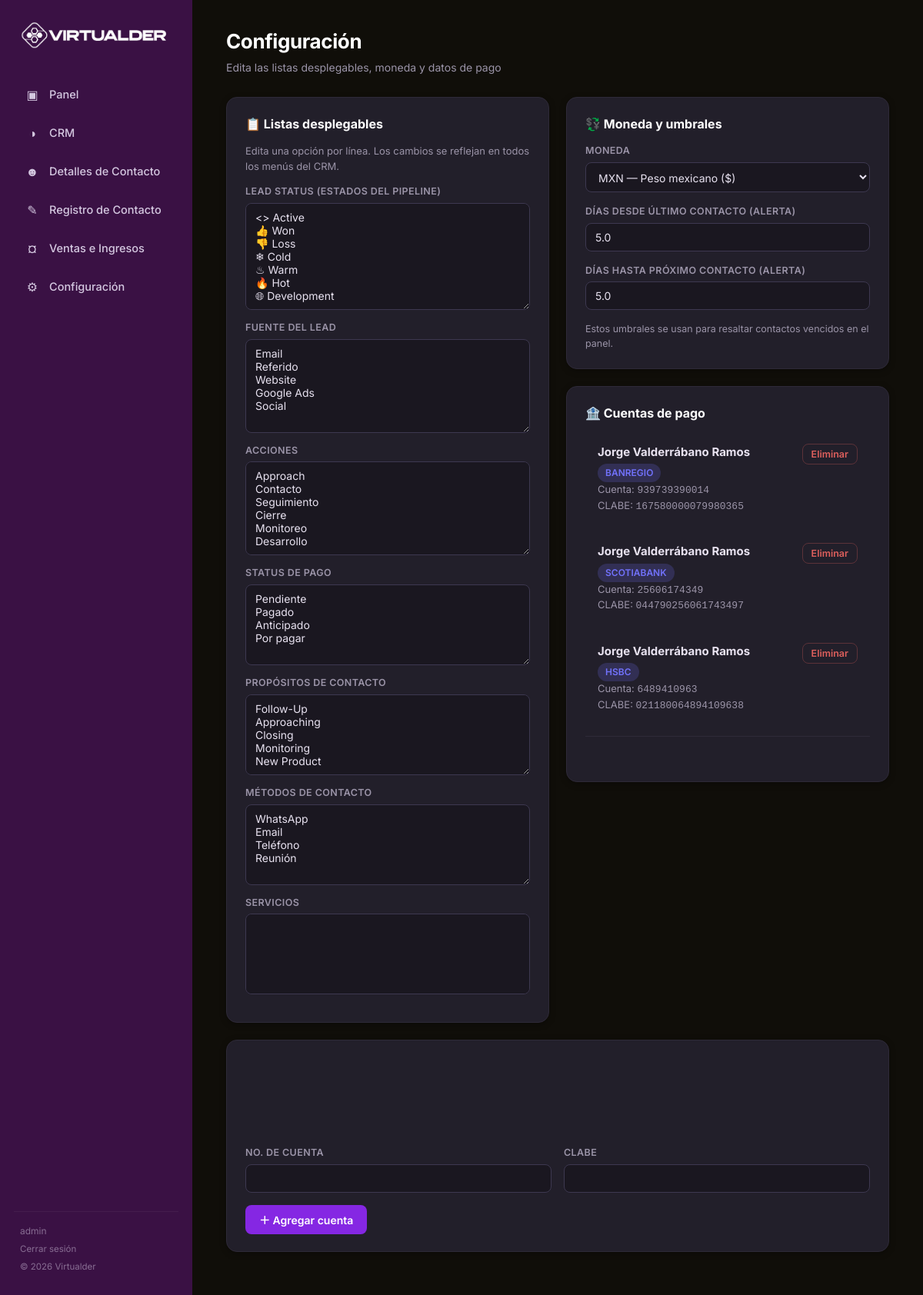
Page /configuracion (signed in) on the committed database.
### models.py (models this page shows, shortened)
class User(UserMixin, db.Model):
    __tablename__ = "usuarios"
    id = db.Column(db.Integer, primary_key=True)
    username = db.Column(db.String(80), unique=True, nullable=False, index=True)
    password_hash = db.Column(db.String(200), nullable=False)

class Configuracion(db.Model):
    __tablename__ = "configuracion"
    id = db.Column(db.Integer, primary_key=True)
    clave = db.Column(db.String(60), unique=True, nullable=False)
    valor = db.Column(db.Text, nullable=False)  # JSON para listas

class CuentaPago(db.Model):
    __tablename__ = "cuentas_pago"
    id = db.Column(db.Integer, primary_key=True)
    titular = db.Column(db.String(150))
    numero_cuenta = db.Column(db.String(40))
    clabe = db.Column(db.String(40))
    banco = db.Column(db.String(60))

### app.py (the view)
@app.route("/configuracion")
@login_required
def configuracion():
    cuentas = CuentaPago.query.order_by(CuentaPago.id).all()
    return render_template(
        "configuracion.html",
        cuentas=cuentas,
        dias_ultimo_contacto=get_config("dias_desde_ultimo_contacto", 5),
        dias_proximo_contacto=get_config("dias_hasta_proximo_contacto", 5),
    )

### app.py (called while the page is built)
@login_manager.user_loader
def load_user(user_id):
    return User.query.get(int(user_id))

def get_config(clave, default=None):
    cfg = Configuracion.query.filter_by(clave=clave).first()
    if not cfg:
        return default
    try:
        return json.loads(cfg.valor)
    except (json.JSONDecodeError, TypeError):
        return cfg.valor

def contexto_global():
    moneda = get_config("moneda", "MXN")
    simbolo = "$" if moneda in ("MXN", "USD") else ""
    return {
        "moneda": moneda,
        "simbolo_moneda": simbolo,
        "lead_status_lista": get_config("lead_status", CONFIG_DEFAULTS["lead_status"]),
        "lead_source_lista": get_config("lead_source", CONFIG_DEFAULTS["lead_source"]),
        "acciones_lista": get_config("acciones", CONFIG_DEFAULTS["acciones"]),
        "status_pago_lista": get_config("status_pago", CONFIG_DEFAULTS["status_pago"]),
        "propositos_lista": get_config("propositos_contacto", CONFIG_DEFAULTS["propositos_contacto"]),
        "metodos_lista": get_config("metodos_contacto", CONFIG_DEFAULTS["metodos_contacto"]),
        "servicios_lista": get_config("servicios", CONFIG_DEFAULTS["servicios"]),
        "anio_actual": date.today().year,
    }

@app.context_processor
def inject_globals():
    ctx = contexto_global()
    ctx["hoy"] = date.today()
    return ctx

### templates/configuracion.html (shortened to what this page needs)
{% extends "base.html" %}
{% block h1 %}Configuración{% endblock %}
{% block subtitle %}Edita las listas desplegables, moneda y datos de pago{% endblock %}
{% block content %}
<form method="post" action="{{ url_for('configuracion_guardar') }}">
  <div class="grid-2">
    <div class="card">
      <div class="card-title"><span>📋 Listas desplegables</span></div>
      <p class="text-soft" style="font-size:13px;margin-bottom:14px;">
        Edita una opción por línea. Los cambios se reflejan en todos los menús del CRM.
      </p>
      <div class="field" style="margin-bottom:14px;">
        <label>Lead status (estados del pipeline)</label>
        <textarea name="lead_status[]" rows="7">{% for s in lead_status_lista %}{{ s }}
{% endfor %}</textarea>
      </div>
      <div class="field" style="margin-bottom:14px;">
        <label>Fuente del lead</label>
        <textarea name="lead_source[]" rows="6">{% for s in lead_source_lista %}{{ s }}
{% endfor %}</textarea>
      </div>
      <div class="field" style="margin-bottom:14px;">
        <label>Acciones</label>
        <textarea name="acciones[]" rows="6">{% for s in acciones_lista %}{{ s }}
{% endfor %}</textarea>
      </div>
      <div class="field" style="margin-bottom:14px;">
        <label>Status de pago</label>
        <textarea name="status_pago[]" rows="5">{% for s in status_pago_lista %}{{ s }}
{% endfor %}</textarea>
      </div>
      <div class="field" style="margin-bottom:14px;">
        <label>Propósitos de contacto</label>
        <textarea name="propositos_contacto[]" rows="5">{% for s in propositos_lista %}{{ s }}
{% endfor %}</textarea>
      </div>
      <div class="field" style="margin-bottom:14px;">
        <label>Métodos de contacto</label>
        <textarea name="metodos_contacto[]" rows="5">{% for s in metodos_lista %}{{ s }}
{% endfor %}</textarea>
      </div>
      <div class="field" style="margin-bottom:14px;">
        <label>Servicios</label>
        <textarea name="servicios[]" rows="5">{% for s in servicios_lista %}{{ s }}
{% endfor %}</textarea>
      </div>
    </div>
    <div>
      <div class="card">
        <div class="card-title"><span>💱 Moneda y umbrales</span></div>
        <div class="form-row">
          <div class="field">
            <label>Moneda</label>
            <select name="moneda">
              <option value="MXN" {% if moneda == 'MXN' %}selected{% endif %}>MXN — Peso mexicano ($)</option>
            </select>
          </div>
        </div>
        <div class="form-row">
          <div class="field">
            <label>Días desde último contacto (alerta)</label>
            <input name="dias_desde_ultimo_contacto" type="number" value="{{ dias_ultimo_contacto }}">
          </div>
          <div class="field">
            <label>Días hasta próximo contacto (alerta)</label>
            <input name="dias_hasta_proximo_contacto" type="number" value="{{ dias_proximo_contacto }}">
          </div>
        </div>
        <p class="text-soft" style="font-size:12.5px;">
          Estos umbrales se usan para resaltar contactos vencidos en el panel.
        </p>
      </div>
      <div class="card">
        <div class="card-title"><span>🏦 Cuentas de pago</span></div>
        {% for c in cuentas %}
        <div style="background:var(--crema-2);border-radius:10px;padding:14px 16px;margin-bottom:10px;">
          <div style="display:flex;justify-content:space-between;align-items:start;">
            <div>
              <strong>{{ c.titular }}</strong>
              <div class="text-soft" style="font-size:13px;margin-top:4px;">
                <span class="badge badge-active">{{ c.banco }}</span><br>
                Cuenta: <code>{{ c.numero_cuenta }}</code><br>
                CLABE: <code>{{ c.clabe }}</code>
              </div>
            </div>
            <form method="post" action="{{ url_for('cuenta_eliminar', cid=c.id) }}"
                  onsubmit="return confirm('¿Eliminar esta cuenta?');">
              <button class="btn btn-danger btn-sm" type="submit">Eliminar</button>
            </form>
          </div>
        </div>
        {% endfor %}
        <div class="divider"></div>
        <p class="text-soft" style="font-size:13px;font-weight:600;">Agregar cuenta:</p>
      </div>
      <button type="submit" class="btn btn-primary" style="margin-top:6px;">💾 Guardar configuración</button>
    </div>
  </div>
</form>
<div class="card">
  <div class="card-title"><span>＋ Nueva cuenta de pago</span></div>
  <form method="post" action="{{ url_for('cuenta_nuevo') }}">
    <div class="form-row">
      <div class="field"><label>Titular</label><input name="titular"></div>
      <div class="field"><label>Banco</label><input name="banco"></div>
    </div>
    <div class="form-row">
      <div class="field"><label>No. de cuenta</label><input name="numero_cuenta"></div>
      <div class="field"><label>CLABE</label><input name="clabe"></div>
    </div>
    <button type="submit" class="btn btn-coral">＋ Agregar cuenta</button>
  </form>
</div>
{% endblock %}

### templates/base.html (shortened to what this page needs)
<!DOCTYPE html>
<html lang="es">
<head>
  <link rel="stylesheet" href="{{ url_for('static', filename='css/style.css') }}">
</head>
<body>
  <div class="layout">
    <aside class="sidebar">
      <div class="logo">
        <img src="{{ url_for('static', filename='logo.png') }}" alt="Virtualder" style="height:36px;display:block;">
      </div>
      <nav class="nav">
        <a href="{{ url_for('dashboard') }}" class="{% if active == 'dashboard' %}active{% endif %}">
          <span class="icon">▣</span> Panel
        </a>
        <a href="{{ url_for('crm') }}" class="{% if active == 'crm' %}active{% endif %}">
          <span class="icon">◑</span> CRM
        </a>
        <a href="{{ url_for('contactos') }}" class="{% if active == 'contactos' %}active{% endif %}">
          <span class="icon">☻</span> Detalles de Contacto
        </a>
        <a href="{{ url_for('registro') }}" class="{% if active == 'registro' %}active{% endif %}">
          <span class="icon">✎</span> Registro de Contacto
        </a>
        <a href="{{ url_for('ventas') }}" class="{% if active == 'ventas' %}active{% endif %}">
          <span class="icon">¤</span> Ventas e Ingresos
        </a>
        <a href="{{ url_for('configuracion') }}" class="{% if active == 'configuracion' %}active{% endif %}">
          <span class="icon">⚙</span> Configuración
        </a>
      </nav>
      <div class="sidebar-footer">
        {% if current_user.is_authenticated %}
          <div style="margin-bottom:6px;font-size:12px;">{{ current_user.username }}</div>
          <a href="{{ url_for('logout') }}" style="color:inherit;text-decoration:none;font-size:11.5px;">Cerrar sesión</a>
        {% else %}
          <a href="{{ url_for('login') }}" style="color:inherit;text-decoration:none;font-size:11.5px;">Iniciar sesión</a>
        {% endif %}
        <div style="margin-top:6px;">© {{ anio_actual }} Virtualder</div>
      </div>
    </aside>
    <main class="main">
      <div class="page-head">
        <h1>{% block h1 %}{% endblock %}</h1>
        <p>{% block subtitle %}{% endblock %}</p>
      </div>
      {% block content %}{% endblock %}
    </main>
  </div>
</body>
</html>

### static/css/style.css (style rules this page uses)
:root { --bg-primary: #100E09; --bg-secondary: #1A1720; --bg-card: #221F2A; --bg-hover: #2A2635; --sidebar-bg: #3A1144; --sidebar-text: #D4C8E0; --sidebar-active-bg: #7272FC; --sidebar-active-text: #FFFFFF; --accent: #7272FC; --accent-hover: #8B8BFF; --accent-dim: #5A5ACC; --purple: #8527E3; --purple-hover: #9A4AE8; --purple-dim: #6A1FB5; --texto: #E8E2F0; --texto-suave: #9B94A8; --texto-inverso: #100E09; --borde: #2E2A38; --borde-claro: #3D3850; --ok: #7272FC; --warn: #E8B84B; --danger: #E0605D; --info: #7272FC; --radius: 14px; --radius-sm: 8px; --shadow: 0 2px 8px rgba(0, 0, 0, 0.3); --shadow-md: 0 6px 20px rgba(0, 0, 0, 0.4); --shadow-hover: 0 10px 30px rgba(0, 0, 0, 0.5); }
* { box-sizing: border-box; margin: 0; padding: 0; }
body { font-family: "Inter", "Segoe UI", -apple-system, BlinkMacSystemFont, sans-serif; background: var(--bg-primary); color: var(--texto); font-size: 15px; line-height: 1.5; -webkit-font-smoothing: antialiased; }
.layout { display: flex; min-height: 100vh; }
.sidebar { width: 250px; background: var(--sidebar-bg); color: var(--sidebar-text); padding: 28px 18px; position: fixed; top: 0; left: 0; bottom: 0; display: flex; flex-direction: column; z-index: 10; }
.sidebar .logo { display: flex; align-items: center; gap: 10px; margin-bottom: 36px; padding: 0 8px; }
.nav { display: flex; flex-direction: column; gap: 4px; }
.nav a { color: var(--sidebar-text); text-decoration: none; padding: 11px 14px; border-radius: var(--radius-sm); font-size: 14.5px; font-weight: 500; display: flex; align-items: center; gap: 12px; transition: background 0.15s, color 0.15s; }
.nav a .icon { width: 20px; text-align: center; font-size: 16px; }
.sidebar-footer { margin-top: auto; padding: 16px 8px 0; font-size: 11.5px; opacity: 0.5; border-top: 1px solid rgba(255,255,255,0.1); }
.main { margin-left: 250px; flex: 1; padding: 34px 44px; max-width: 100%; }
.page-head { margin-bottom: 28px; }
.page-head h1 { font-size: 26px; font-weight: 700; letter-spacing: -0.4px; color: #FFFFFF; }
.page-head p { color: var(--texto-suave); margin-top: 4px; font-size: 14px; }
.card { background: var(--bg-card); border-radius: var(--radius); padding: 22px 24px; box-shadow: var(--shadow); border: 1px solid var(--borde); margin-bottom: 22px; }
.card-title { font-size: 16px; font-weight: 700; color: #FFFFFF; margin-bottom: 14px; display: flex; align-items: center; justify-content: space-between; }
.grid-2 { display: grid; grid-template-columns: 1fr 1fr; gap: 22px; }
.badge { display: inline-block; padding: 3px 10px; border-radius: 20px; font-size: 12px; font-weight: 600; white-space: nowrap; }
.badge-active { background: rgba(114, 114, 252, 0.2); color: var(--accent); }
.btn { display: inline-flex; align-items: center; gap: 7px; padding: 9px 18px; border: none; border-radius: var(--radius-sm); font-size: 14px; font-weight: 600; cursor: pointer; text-decoration: none; transition: background 0.15s, transform 0.1s; font-family: inherit; }
.btn-primary { background: var(--accent); color: #FFFFFF; }
.btn-coral { background: var(--purple); color: #FFFFFF; }
.btn-danger { background: transparent; color: var(--danger); border: 1px solid rgba(224, 96, 93, 0.3); }
.btn-sm { padding: 5px 11px; font-size: 12.5px; }
.form-row { display: grid; grid-template-columns: repeat(auto-fit, minmax(200px, 1fr)); gap: 16px; margin-bottom: 16px; }
.field { display: flex; flex-direction: column; gap: 5px; }
.field label { font-size: 12.5px; font-weight: 600; color: var(--texto-suave); text-transform: uppercase; letter-spacing: 0.4px; }
.field input, .field select, .field textarea { padding: 9px 12px; border: 1px solid var(--borde-claro); border-radius: var(--radius-sm); font-size: 14px; font-family: inherit; background: var(--bg-secondary); color: var(--texto); transition: border 0.15s, box-shadow 0.15s; }
.field textarea { resize: vertical; min-height: 60px; }
.text-soft { color: var(--texto-suave); }
.divider { height: 1px; background: var(--borde); margin: 16px 0; }
::placeholder { color: var(--texto-suave); opacity: 0.6; }

### rows in the picture
User: username "admin"
Configuracion: moneda "MXN — Peso mexicano ($)"
CuentaPago: titular "Jorge Valderrábano Ramos", banco "BANREGIO", numero_cuenta "939739390014", clabe "167580000079980365"
CuentaPago: titular "Jorge Valderrábano Ramos", banco "SCOTIABANK", numero_cuenta "25606174349", clabe "044790256061743497"
CuentaPago: titular "Jorge Valderrábano Ramos", banco "HSBC", numero_cuenta "6489410963", clabe "021180064894109638"
